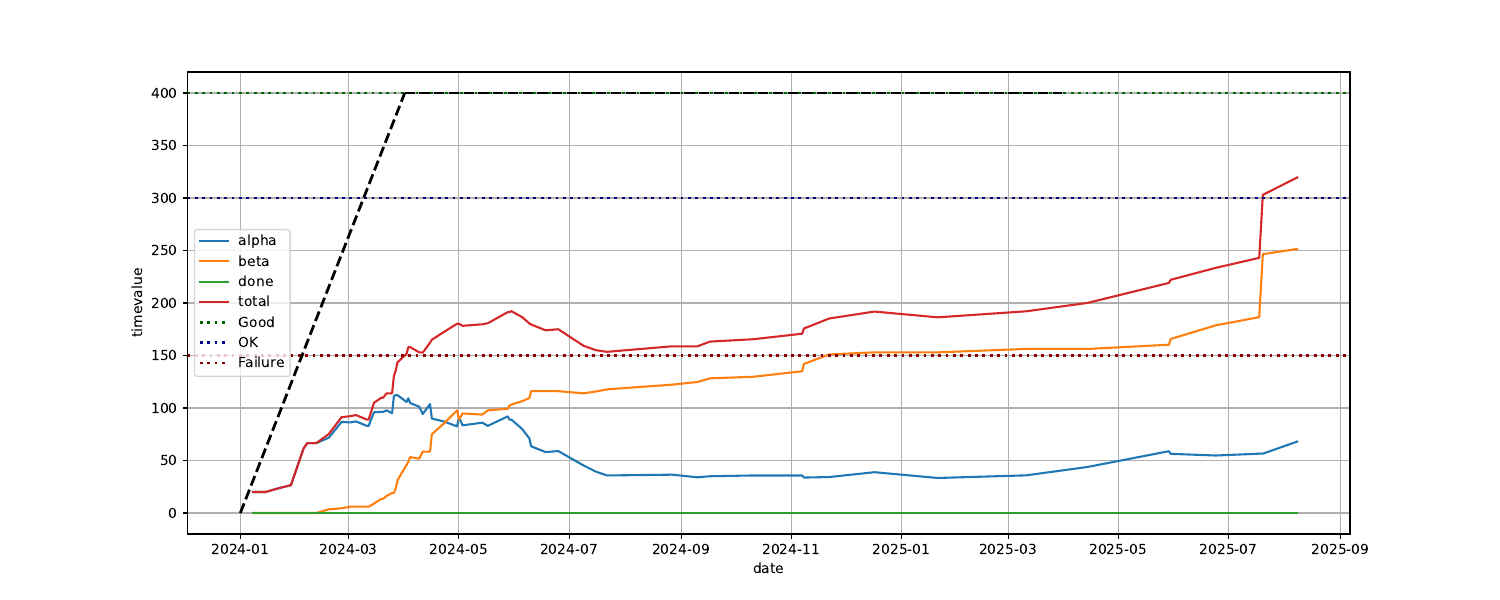

Reproduce this figure in Python.
"""python process/progressplot.py process/progress.csv process/progressplot.pdf"""
import sys

# pandas and matplotlib are not in sedrila's requirements-dev.txt, install them manually
import pandas as pd
import matplotlib.pyplot as plt
import matplotlib.backends.backend_pdf as mbbp

def plot_progress(df: pd.DataFrame, columns: list[str]):
    # ----- x data:
    x = pd.to_datetime(df.iloc[:, 0])  # The date is in the first column
    # ----- y data series:
    for col in columns:
        plt.plot(x, df.loc[:, col], label=col)
    # ----- helper lines:
    plt.axhline(y=400, color='darkgreen', linestyle='dotted', linewidth=2, label='Good')
    plt.axhline(y=300, color='darkblue', linestyle='dotted', linewidth=2, label='OK')
    plt.axhline(y=150, color='darkred', linestyle='dotted', linewidth=2, label='Failure')
    plt.plot(pd.to_datetime(['2024-01-01', '2024-04-01']), [0, 400], color='black', linestyle='dashed', linewidth=2)
    plt.plot(pd.to_datetime(['2024-04-01', '2025-03-31']), [400, 400], color='black', linestyle='dashed', linewidth=2)
    # ----- decoration:
    plt.xlabel('date')
    plt.ylabel('timevalue')
    plt.legend()
    plt.grid(True)


inputfile = sys.argv[1]
outputfile = sys.argv[2]  # we do no checking 
df = pd.read_csv(inputfile)
df['total'] = df['alpha'] + df['beta'] + df['done']
pdf = mbbp.PdfPages(outputfile)
plt.figure(figsize=(15, 6))  # Landscape orientation

plot_progress(df, ["alpha", "beta", "done", "total"])

pdf.savefig()
plt.close()
pdf.close()
